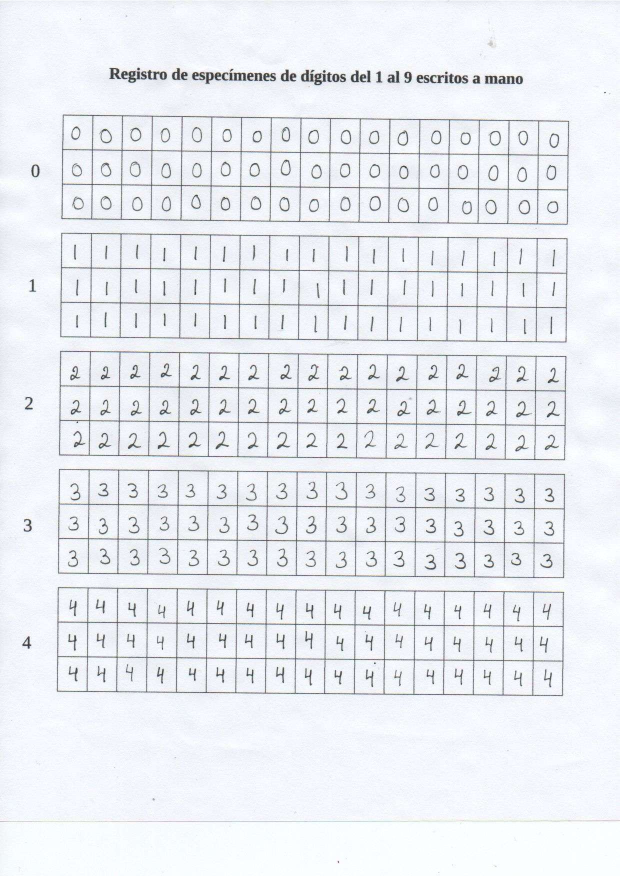
#> input picture Histogramas/Código/Page1/1_1.png, 1239 x 1752 px (shown at 1/2 size); its folder holds only this picture in this run
$ python extract.py
#> lines starting #> are read from the running program, lines starting #| are printed output that depends on the picture; after the words box and inside, x2 and y2 are one past the last pixel; in counts of white or black regions, pixels touching at a corner belong together
### Histogramas/Código/crop_center.py
'''
    Reconocedor de dígitos escritos a mano - crop_center.py

    Se encarga de recortar las imágenes de las plantillas de los números
    y guardarlas en la carpeta numbers. Se utiliza para entrenar el modelo
    de reconocimiento de dígitos.


    Copyright (C) 2022  Roy Garcia Alvarado - rvga1311@estudiantec.cr & Abiel Porras Garro - abielpg@estudiantec.cr & Elias Castro Montero - eliasc5@estudiantec.cr & Fabián Rojas Arguedas - fabian.sajor26@estudiantec.cr

    Ultima modificacion: 2022-11-10
    Responsables: Roy Garcia Alvarado - rvga1311@estudiantec.cr & Abiel Porras Garro - abielpg@estudiantec.cr & Elias Castro Montero - eliasc5@estudiantec.cr & Fabián Rojas Arguedas - fabian.sajor26@estudiantec.cr
    Resumen: Optimización de código y comentarios.

    This program is free software: you can redistribute it and/or modify
    it under the terms of the GNU General Public License as published by
    the Free Software Foundation, either version 3 of the License, or
    (at your option) any later version.

    This program is distributed in the hope that it will be useful,
    but WITHOUT ANY WARRANTY; without even the implied warranty of
    MERCHANTABILITY or FITNESS FOR A PARTICULAR PURPOSE.  See the
    GNU General Public License for more details.

    You should have received a copy of the GNU General Public License
    along with this program.  If not, see <http://www.gnu.org/licenses/>.
'''

import numpy as np
import cv2


def filters(img):
    kernel = np.ones((3, 3), np.uint8)
    img = cv2.GaussianBlur(img, (5, 5), 0)

    img = cv2.bitwise_not(img)
    for i in range(3):
        img = cv2.dilate(img, kernel, iterations=1)
        img = cv2.erode(img, kernel, iterations=1)

    img = cv2.bitwise_not(img)

    return img


def center_image(img):
    minX = minY = maxX = maxY = -1
    height, width = img.shape
    _, img = cv2.threshold(img, 0, 255, cv2.THRESH_BINARY | cv2.THRESH_OTSU)
    whiteCount = 0
    blackFlag = False
    for j in range(width-2):
        whiteFlag = False
        for i in range(height-2):
            if img[i, j] == 0:
                blackFlag = True
                whiteFlag = True
                whiteCount = 0
                minX = j if minX == -1 else min(minX, j)
                maxX = j if maxX == -1 else max(maxX, j)
                minY = i if minY == -1 else min(minY, i)
                maxY = i if maxY == -1 else max(maxY, i)
        if not whiteFlag and blackFlag:
            whiteCount += 1
        if whiteCount > 7:
            break

    newImage = img[minY:maxY, minX:maxX]
    newImage = cv2.copyMakeBorder(
        newImage, 10, 10, 10, 10, cv2.BORDER_CONSTANT, value=[255, 255, 255])

    newImage = cv2.resize(newImage, (50, 67), interpolation=cv2.INTER_AREA)
    _, newImage = cv2.threshold(
        newImage, 0, 255, cv2.THRESH_BINARY | cv2.THRESH_OTSU)

    return newImage


def crop_image(img: np.array, x1, x2, y1, y2, num, nameID):
    varName = nameID
    distanceX = (x2 - x1)//17
    distanceY = (y2 - y1)//3

    for i in range(3):
        for j in range(17):
            crop = img[(y1+12) + i*distanceY:(y1-3) + (i+1)*distanceY,
                       (x1+13) + j*distanceX:(x1-1) + (j+1)*distanceX]

            crop = center_image(crop)

            if np.mean(crop) != 255:
                crop = cv2.bitwise_not(crop)
                cv2.imwrite(f'numbers/{num}/'+str(num) + '_' +
                            str(varName) + '.png', crop)
            varName += 1

### Histogramas/Código/extract.py
'''
    Reconocedor de dígitos escritos a mano - extract.py

    Este código representa funcionalidades necesarias para la extracción de los
    diferentes especimenes de una huella digital por cada hoja de usuario recolectada.
    Este programa fue realizado usando openCV que está bajo
    la licencia Apache 2 (siendo está compatible con GLP V3). De esta
    biblioteca se usaron las funciones basicas para el manipulamiento de
    imagenes


    Copyright (C) 2022  Roy Garcia Alvarado - rvga1311@estudiantec.cr & Abiel Porras Garro - abielpg@estudiantec.cr & Elias Castro Montero - eliasc5@estudiantec.cr & Fabián Rojas Arguedas - fabian.sajor26@estudiantec.cr

    Ultima modificacion: 2022-11-24
    Responsables: Roy Garcia Alvarado - rvga1311@estudiantec.cr & Abiel Porras Garro - abielpg@estudiantec.cr & Elias Castro Montero - eliasc5@estudiantec.cr & Fabián Rojas Arguedas - fabian.sajor26@estudiantec.cr
    Resumen: Creacion del codigo para la extraccion de los especimenes de una huella digital por cada hoja de usuario recolectada. Limpieza de codigo.

    This program is free software: you can redistribute it and/or modify
    it under the terms of the GNU General Public License as published by
    the Free Software Foundation, either version 3 of the License, or
    (at your option) any later version.

    This program is distributed in the hope that it will be useful,
    but WITHOUT ANY WARRANTY; without even the implied warranty of
    MERCHANTABILITY or FITNESS FOR A PARTICULAR PURPOSE.  See the
    GNU General Public License for more details.

    You should have received a copy of the GNU General Public License
    along with this program.  If not, see <http://www.gnu.org/licenses/>.
'''

import cv2
import matplotlib.pyplot as plt
import numpy as np
import os
import shutil
from math import atan2, degrees
import crop_center as cc

margin = 20


def get_angle(point_1, point_2):
    angle = atan2(point_1[0] - point_2[0], point_1[1] - point_2[1])
    return degrees(angle)


def alignAux(img, point1, point2):
    angle = get_angle(point2, point1)
    rows, cols = img.shape[:2]
    M = cv2.getRotationMatrix2D((cols//2, rows//2), angle, 1)
    dst = cv2.warpAffine(img, M, (cols, rows),
                         borderMode=cv2.BORDER_CONSTANT, borderValue=(255))
    return dst


def getPointLeft(img, stroke=0, height=None):
    if height == None:
        height, width = img.shape[:2]
    else:
        width = img.shape[1]
    points = []
    for x in reversed(range(height)):
        for y in range(0, width//6):
            if len(points) <= 2:
                if img[x][y] == 255:
                    points.append([x, y])
                    break
            else:
                break
    point = min(points, key=lambda x: x[1], default=None)
    return [point[0]-stroke, point[1]+stroke]


def getPointRight(img, stroke=0, height=None):
    if height == None:
        height, width = img.shape[:2]
    else:
        width = img.shape[1]
    points = []
    for x in reversed(range(height)):
        for y in reversed(range(width//6*5, width)):
            if len(points) <= 2:
                if img[x][y] == 255:
                    points.append([x, y])
                    break
            else:
                break
    point = max(points, key=lambda x: x[1], default=None)
    return [point[0]-stroke, point[1]-stroke]


def getPointTop(img, startPoint, stroke=0):
    points = []
    while not (img[startPoint[0]][startPoint[1]] == 0):
        for x in reversed(range(0, startPoint[0])):
            if img[x][startPoint[1]] == 0:
                points.append([x+stroke+1, startPoint[1]])
                startPoint[1] += 1
                break
    return min(points, key=lambda x: x[0], default=None)


def show_wait_destroy(winname, img):
    plt.imshow(img, cmap=plt.cm.gray)
    plt.title(winname)
    plt.show()


def align(img, file):

    height, width = img.shape[:2]

    gray = cv2.bitwise_not(img)
    bw = cv2.adaptiveThreshold(gray, 255, cv2.ADAPTIVE_THRESH_MEAN_C,
                               cv2.THRESH_BINARY, 15, -2)

    horizontal = np.copy(bw)

    cols = horizontal.shape[1]
    horizontal_size = cols // 30

    horizontalStructure = cv2.getStructuringElement(
        cv2.MORPH_RECT, (horizontal_size, 1))

    horizontal = cv2.erode(horizontal, horizontalStructure)
    horizontal = cv2.dilate(horizontal, horizontalStructure)

    point1 = getPointLeft(horizontal)
    point2 = getPointRight(horizontal)

    while (point2[1]-point1[1] > width*0.9) or (point1[0]+100 < point2[0] or point2[0]+100 < point1[0]):
        horizontal = horizontal[0:point2[0]-10, 0:width]
        point1 = getPointLeft(horizontal)
        point2 = getPointRight(horizontal)

    img = alignAux(img, point1, point2)

    img = img[margin:height-margin, margin:width-margin]

    return img


def getVerticals(gray):

    gray = cv2.bitwise_not(gray)
    bw = cv2.adaptiveThreshold(gray, 255, cv2.ADAPTIVE_THRESH_MEAN_C,
                               cv2.THRESH_BINARY, 15, -2)

    vertical = np.copy(bw)

    rows = vertical.shape[0]
    verticalsize = rows // 30

    verticalStructure = cv2.getStructuringElement(
        cv2.MORPH_RECT, (1, verticalsize))

    vertical = cv2.erode(vertical, verticalStructure)
    vertical = cv2.dilate(vertical, verticalStructure)

    return vertical


def getRects(verticals, file):
    stroke = 0
    rectList = []
    heightPoint = verticals.shape[0]
    startLeftPoint = getPointLeft(verticals, stroke, heightPoint)
    endLeftPoint = getPointTop(verticals, startLeftPoint, stroke)
    topLenght = startLeftPoint[0] - endLeftPoint[0]

    for i in range(5):
        startLeftPoint = getPointLeft(verticals, stroke, heightPoint)
        rightPoint = getPointRight(verticals, stroke, heightPoint)[1]
        rectList.append([[startLeftPoint[0]-topLenght, startLeftPoint[1]], [startLeftPoint[0] -
                        topLenght, rightPoint], startLeftPoint, [startLeftPoint[0], rightPoint]])
        heightPoint = startLeftPoint[0]-topLenght-5

    return rectList


def makeFolders(pageType):
    if not os.path.exists("numbers"):
        os.mkdir("numbers")
    if pageType == 4:
        for i in range(0, 5):
            if os.path.exists(f"numbers/{i}"):
                shutil.rmtree(f"numbers/{i}")
            os.mkdir(f"numbers/{i}")
    elif pageType == 9:
        for i in range(5, 10):
            if os.path.exists(f"numbers/{i}"):
                shutil.rmtree(f"numbers/{i}")
            os.mkdir(f"numbers/{i}")


def main():
    print("""
Extractor de dígitos de plantillas con números escritos a mano
Todos los archivos de codigo fuente usados para este proyecto están bajo la lincencia GNU General Public License version 3. Se permite la copia, distribucion y modificacion del software siempre que realice un seguimiento de los cambios/fechas en los archivos fuente. Cualquier modificación o software, incluido (a través del compilador) código con licencia GPL, también debe estar disponible bajo la GPL junto con las instrucciones de compilación e instalación.

Copyright (C) 2022  Roy Garcia Alvarado - rvga1311@estudiantec.cr & Abiel Porras Garro - abielpg@estudiantec.cr & Elias Castro Montero - eliasc5@estudiantec.cr & Fabián Rojas Arguedas - fabian.sajor26@estudiantec.cr"

Licencia: https://opensource.org/licenses/gpl-3.0.html
    """)
    folderList = ["Page1", "Page2"]

    for folder in folderList:
        number = 0
        if folder == "Page1":
            number = 4
        elif folder == "Page2":
            number = 9

        makeFolders(number)

        id = 0
        for file in os.listdir(folder):

            img = cv2.imread(f"{folder}/" + file)
#> img is the input picture: shape (1752, 1239, 3); mean B, G, R 242.1, 236.7, 233.7
            img = cv2.cvtColor(img, cv2.COLOR_BGR2GRAY)
#> img: shape (1752, 1239)
            img = cc.filters(img)

            print(f"Procesando: {file}")
            gray = align(img, file)
#> in align, `bw = cv2.adaptiveThreshold(gray, 255, cv2.ADAPTIVE_THRESH_MEAN_C, cv2...`:
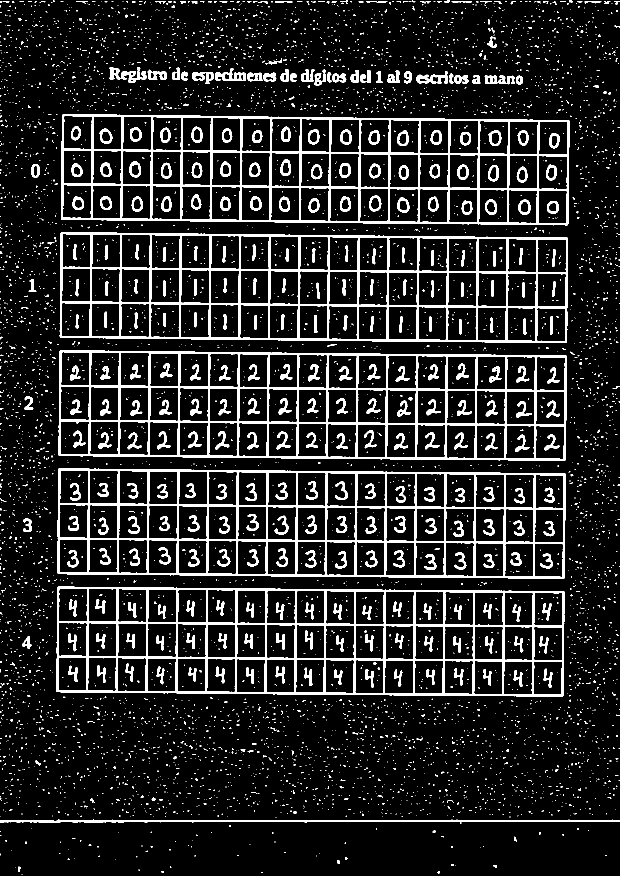
#> bw: shape (1752, 1239) (shown at 1/2 size); 12.3% white; 6318 white regions (5927 under 20 px), largest, box (x1, y1, x2, y2) and area: (122, 228, 1140, 451) 31577, (112, 1173, 1129, 1393) 31510, (115, 937, 1131, 1157) 31426
#> in align, `horizontal = cv2.erode(horizontal, horizontalStructure)`: horizontal: shape (1752, 1239); 3.3% white; 23 white regions (2 under 20 px), largest, box (x1, y1, x2, y2) and area: (0, 1640, 1239, 1645) 3844, (133, 1381, 1108, 1393) 3591, (139, 672, 1114, 686) 3563
#> in align, `horizontal = cv2.dilate(horizontal, horizontalStructure)`:
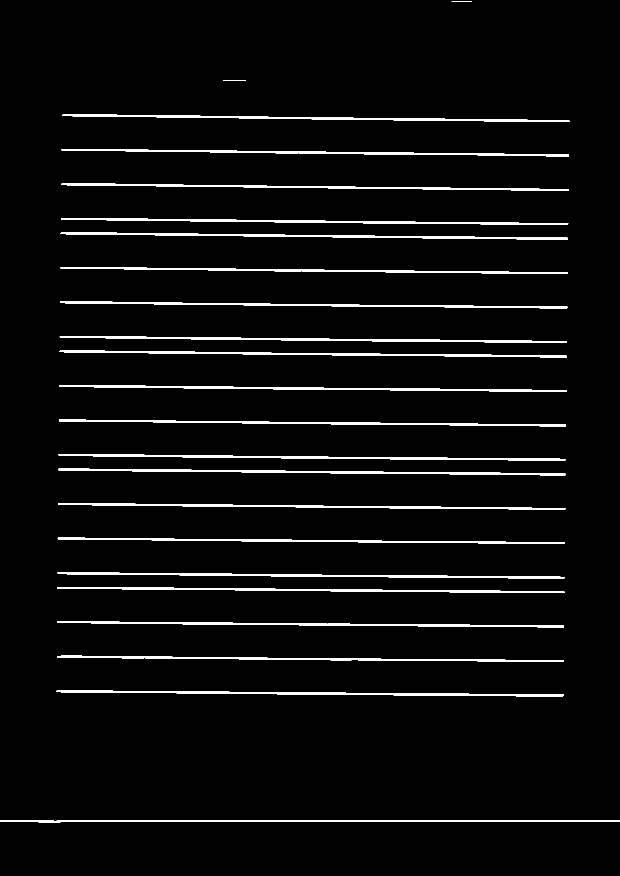
#> horizontal: shape (1752, 1239) (shown at 1/2 size); 3.8% white; 23 white regions, largest, box (x1, y1, x2, y2) and area: (119, 672, 1134, 686) 4123, (117, 937, 1131, 951) 4114, (121, 465, 1136, 479) 4087
#> in align, `point1 = getPointLeft(horizontal)`: point1 = [1643, 0]
#> in align, `point2 = getPointRight(horizontal)`: point2 = [1642, 1238]
#> the loop in align, `while (point2[1]-point1[1] > width*0.9) or (point1[0]+100 < point2[0] ..` made 1 pass
#> (point1, point2) on pass 1: ([1383, 113], [1391, 1126])
#> pass 1, in align, `horizontal = horizontal[0:point2[0]-10, 0:width]`:
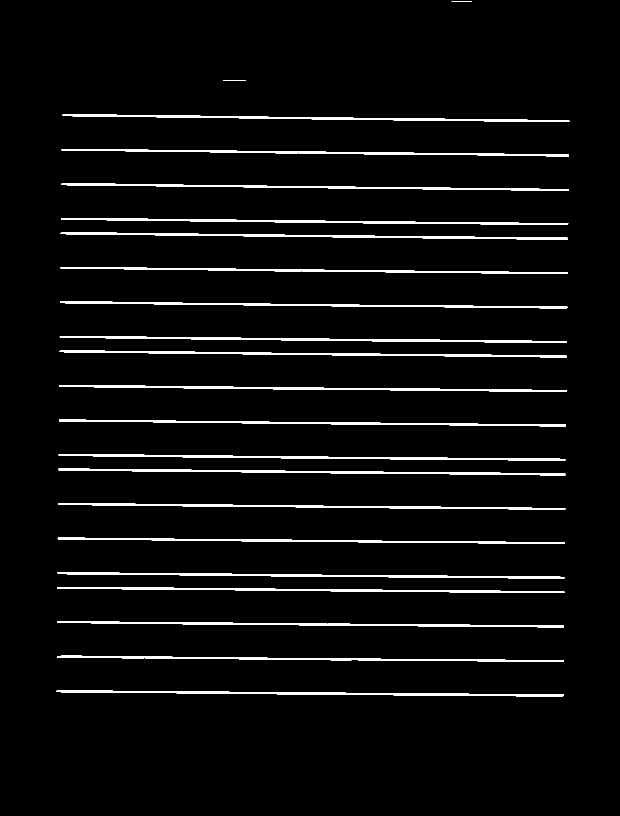
#> horizontal: shape (1632, 1239) (shown at 1/2 size); 3.9% white; 22 white regions, largest, box (x1, y1, x2, y2) and area: (119, 672, 1134, 686) 4123, (117, 937, 1131, 951) 4114, (121, 465, 1136, 479) 4087
#> in get_angle, `angle = atan2(point_1[0] - point_2[0], point_1[1] - point_2[1])`: angle = 0.0079
#> in alignAux, `angle = get_angle(point2, point1)`: angle = 0.452
#> in alignAux, `M = cv2.getRotationMatrix2D((cols//2, rows//2), angle, 1)`: M = [[1, 0.0079, -6.9], [-0.0079, 1, 4.92]]
            rectList = getRects(getVerticals(gray), file)
#> in getVerticals, `bw = cv2.adaptiveThreshold(gray, 255, cv2.ADAPTIVE_THRESH_MEAN_C, cv2...`:
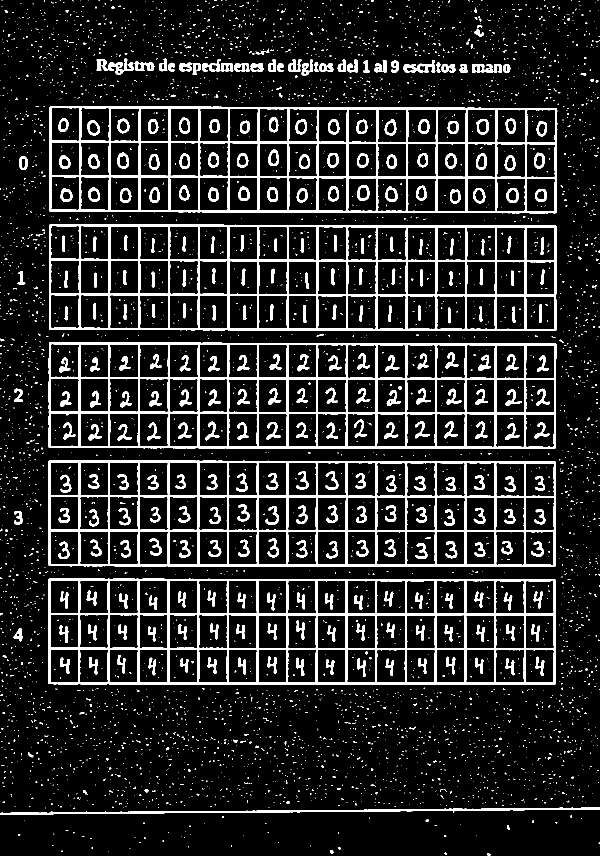
#> bw: shape (1712, 1199) (shown at 1/2 size); 12.9% white; 4848 white regions (4501 under 20 px), largest, box (x1, y1, x2, y2) and area: (98, 212, 1115, 427) 32745, (98, 448, 1114, 662) 32650, (97, 921, 1112, 1134) 32574
#> in getVerticals, `vertical = cv2.erode(vertical, verticalStructure)`: vertical: shape (1712, 1199); 2.3% white; 90 white regions, largest, box (x1, y1, x2, y2) and area: (216, 949, 220, 1104) 620, (454, 950, 458, 1105) 620, (335, 1186, 339, 1341) 620
#> in getVerticals, `vertical = cv2.dilate(vertical, verticalStructure)`:
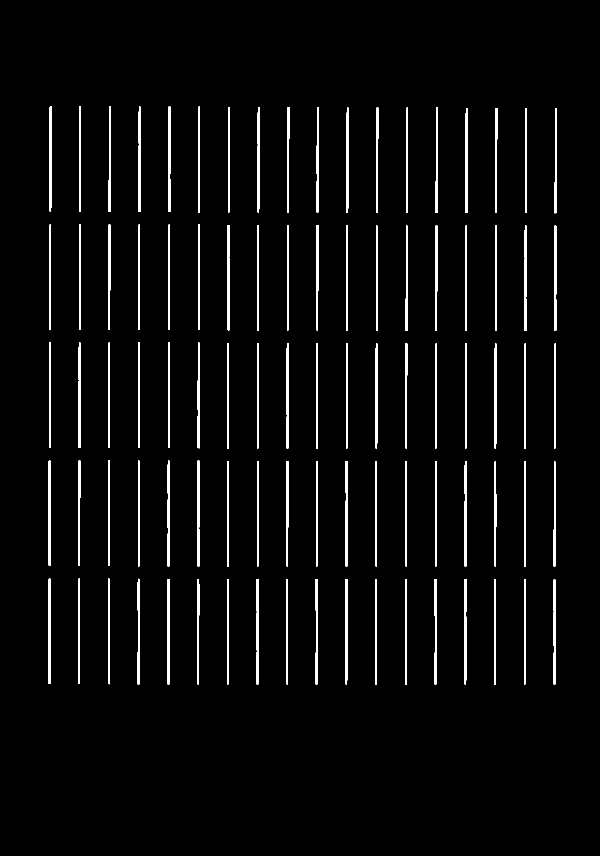
#> vertical: shape (1712, 1199) (shown at 1/2 size); 3.4% white; 90 white regions, largest, box (x1, y1, x2, y2) and area: (1108, 451, 1113, 662) 895, (1109, 216, 1114, 427) 886, (395, 921, 399, 1133) 845
#> in getRects, `stroke = 0`: stroke = 0
#> in getRects, `startLeftPoint = getPointLeft(verticals, stroke, heightPoint)`: startLeftPoint = [1367, 97]
#> the loop in getPointTop, `while not (img[startPoint[0]][startPoint[1]] == 0):` made 4 passes
#> after the loop in getPointTop, `while not (img[startPoint[0]][startPoint[1]] == 0):`: points = [[1158, 97], [1157, 98], [1157, 99], [1157, 100]]; startPoint = [1367, 101]
#> in getRects, `endLeftPoint = getPointTop(verticals, startLeftPoint, stroke)`: endLeftPoint = [1157, 98]
#> in getRects, `topLenght = startLeftPoint[0] - endLeftPoint[0]`: topLenght = 210
#> the loop in getRects, `for i in range(5):` made 5 passes
#> (startLeftPoint, rightPoint, heightPoint) on passes 1 to 5: ([1367, 97], 1110, 1152), ([1130, 97], 1110, 915), ([895, 98], 1111, 680), ([658, 98], 1112, 443), ([422, 99], 1112, 207)
#> after the loop in getRects, `for i in range(5):`: rectList = 5 items
#> rectList = 5 items

            for i in range(len(rectList)):
                cc.crop_image(gray, rectList[i][0][1], rectList[i][1][1],
                              rectList[i][0][0], rectList[i][2][0], number-i, id)
#> this loop made 5 passes
#> (distanceX in crop_image, distanceY in crop_image) on passes 1 to 2: (59, 70), (59, 70)
#> pass 1, in center_image, `_, img = cv2.threshold(img, 0, 255, cv2.THRESH_BINARY | cv2.THRESH_OTSU)`:
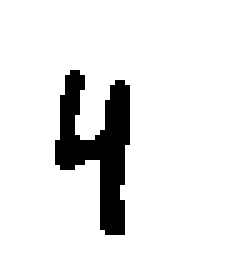
#> img: shape (55, 45) (shown 5 times larger); 90.2% white; 1 black region, box (x1, y1, x2, y2) and area: (11, 14, 26, 47) 243
#> pass 1, in center_image, `_, newImage = cv2.threshold( newImage, 0, 255, cv2.THRESH_BINARY | cv2..`:
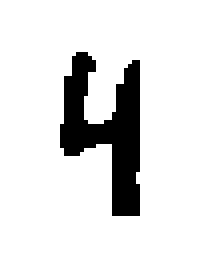
#> newImage: shape (67, 50) (shown 4 times larger); 87.4% white; 1 black region, box (x1, y1, x2, y2) and area: (15, 13, 35, 54) 423

            id += 51


if __name__ == "__main__":
#> (the run stopped early here; a loop or call above may not have finished)
